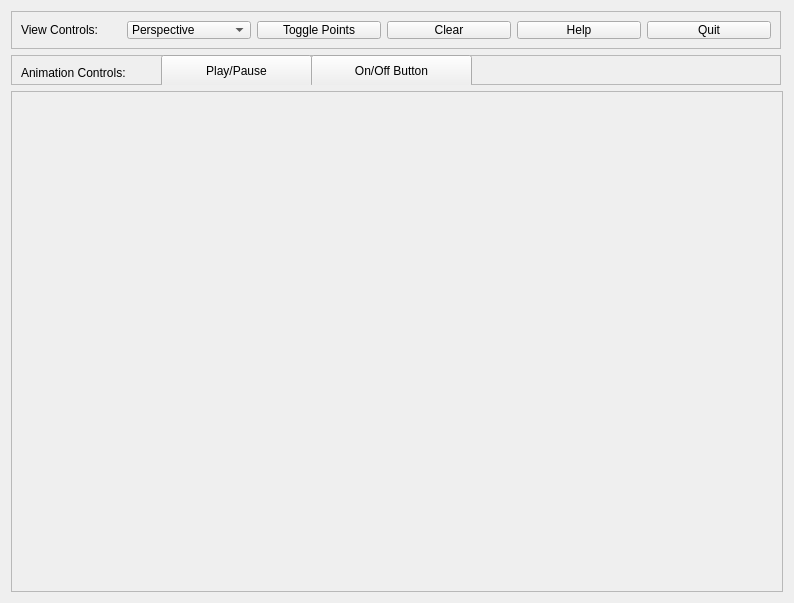
<?xml version="1.0" encoding="UTF-8"?>
<ui version="4.0">
 <class>frmMain</class>
 <widget class="QWidget" name="frmMain">
  <property name="geometry">
   <rect>
    <x>0</x>
    <y>0</y>
    <width>794</width>
    <height>603</height>
   </rect>
  </property>
  <property name="windowTitle">
   <string>OpenGl - Qt -Direct Mode Drawing</string>
  </property>
  <layout class="QGridLayout" name="gridLayout">
   <property name="horizontalSpacing">
    <number>-1</number>
   </property>
   <item row="3" column="0" rowspan="2" colspan="2">
    <widget class="QScrollArea" name="glWidgetArea">
     <property name="sizePolicy">
      <sizepolicy hsizetype="Ignored" vsizetype="Ignored">
       <horstretch>0</horstretch>
       <verstretch>0</verstretch>
      </sizepolicy>
     </property>
     <property name="verticalScrollBarPolicy">
      <enum>Qt::ScrollBarAlwaysOff</enum>
     </property>
     <property name="horizontalScrollBarPolicy">
      <enum>Qt::ScrollBarAlwaysOff</enum>
     </property>
     <property name="widgetResizable">
      <bool>true</bool>
     </property>
     <widget class="QWidget" name="scrollAreaWidgetContents">
      <property name="geometry">
       <rect>
        <x>0</x>
        <y>0</y>
        <width>768</width>
        <height>477</height>
       </rect>
      </property>
     </widget>
    </widget>
   </item>
   <item row="2" column="0" colspan="2">
    <widget class="QFrame" name="frame_2">
     <property name="maximumSize">
      <size>
       <width>770</width>
       <height>30</height>
      </size>
     </property>
     <property name="frameShape">
      <enum>QFrame::StyledPanel</enum>
     </property>
     <property name="frameShadow">
      <enum>QFrame::Raised</enum>
     </property>
     <widget class="QPushButton" name="playButton">
      <property name="geometry">
       <rect>
        <x>150</x>
        <y>0</y>
        <width>151</width>
        <height>32</height>
       </rect>
      </property>
      <property name="text">
       <string>Play/Pause</string>
      </property>
     </widget>
     <widget class="QPushButton" name="pushButton">
      <property name="geometry">
       <rect>
        <x>300</x>
        <y>0</y>
        <width>161</width>
        <height>32</height>
       </rect>
      </property>
      <property name="text">
       <string>On/Off Button</string>
      </property>
     </widget>
     <widget class="QLabel" name="label_2">
      <property name="geometry">
       <rect>
        <x>10</x>
        <y>10</y>
        <width>131</width>
        <height>16</height>
       </rect>
      </property>
      <property name="text">
       <string>Animation Controls:</string>
      </property>
     </widget>
    </widget>
   </item>
   <item row="1" column="0" colspan="2">
    <widget class="QFrame" name="frame">
     <property name="enabled">
      <bool>true</bool>
     </property>
     <property name="maximumSize">
      <size>
       <width>770</width>
       <height>38</height>
      </size>
     </property>
     <property name="frameShape">
      <enum>QFrame::StyledPanel</enum>
     </property>
     <property name="frameShadow">
      <enum>QFrame::Raised</enum>
     </property>
     <layout class="QHBoxLayout" name="horizontalLayout">
      <item>
       <widget class="QLabel" name="label">
        <property name="maximumSize">
         <size>
          <width>100</width>
          <height>40</height>
         </size>
        </property>
        <property name="text">
         <string>View Controls:</string>
        </property>
       </widget>
      </item>
      <item>
       <widget class="QComboBox" name="viewSelect">
        <property name="currentIndex">
         <number>0</number>
        </property>
        <item>
         <property name="text">
          <string>Perspective</string>
         </property>
        </item>
        <item>
         <property name="text">
          <string>OrthoX+</string>
         </property>
        </item>
        <item>
         <property name="text">
          <string>OrthoX-</string>
         </property>
        </item>
        <item>
         <property name="text">
          <string>OrthoZ+</string>
         </property>
        </item>
        <item>
         <property name="text">
          <string>OrthoZ-</string>
         </property>
        </item>
       </widget>
      </item>
      <item>
       <widget class="QPushButton" name="pushButton_3">
        <property name="text">
         <string>Toggle Points</string>
        </property>
       </widget>
      </item>
      <item>
       <widget class="QPushButton" name="pushButton_2">
        <property name="text">
         <string>Clear</string>
        </property>
       </widget>
      </item>
      <item>
       <widget class="QPushButton" name="pushButton_11">
        <property name="text">
         <string>Help</string>
        </property>
       </widget>
      </item>
      <item>
       <widget class="QPushButton" name="btnClose">
        <property name="text">
         <string>Quit</string>
        </property>
       </widget>
      </item>
     </layout>
    </widget>
   </item>
  </layout>
 </widget>
 <resources/>
 <connections>
  <connection>
   <sender>btnClose</sender>
   <signal>clicked()</signal>
   <receiver>frmMain</receiver>
   <slot>endit()</slot>
   <hints>
    <hint type="sourcelabel">
     <x>753</x>
     <y>45</y>
    </hint>
    <hint type="destinationlabel">
     <x>657</x>
     <y>530</y>
    </hint>
   </hints>
  </connection>
  <connection>
   <sender>btnClose</sender>
   <signal>clicked()</signal>
   <receiver>frmMain</receiver>
   <slot>clear()</slot>
   <hints>
    <hint type="sourcelabel">
     <x>753</x>
     <y>45</y>
    </hint>
    <hint type="destinationlabel">
     <x>650</x>
     <y>579</y>
    </hint>
   </hints>
  </connection>
  <connection>
   <sender>pushButton_11</sender>
   <signal>clicked()</signal>
   <receiver>frmMain</receiver>
   <slot>helpBut()</slot>
   <hints>
    <hint type="sourcelabel">
     <x>437</x>
     <y>45</y>
    </hint>
    <hint type="destinationlabel">
     <x>196</x>
     <y>101</y>
    </hint>
   </hints>
  </connection>
  <connection>
   <sender>btnClose</sender>
   <signal>clicked()</signal>
   <receiver>frmMain</receiver>
   <slot>endit()</slot>
   <hints>
    <hint type="sourcelabel">
     <x>625</x>
     <y>32</y>
    </hint>
    <hint type="destinationlabel">
     <x>194</x>
     <y>215</y>
    </hint>
   </hints>
  </connection>
 </connections>
 <slots>
  <slot>pushmebut()</slot>
  <slot>xrot(int)</slot>
  <slot>yrot(int)</slot>
  <slot>zrot(int)</slot>
  <slot>xFrom(int)</slot>
  <slot>yFrom(int)</slot>
  <slot>zFrom(int)</slot>
 </slots>
</ui>
